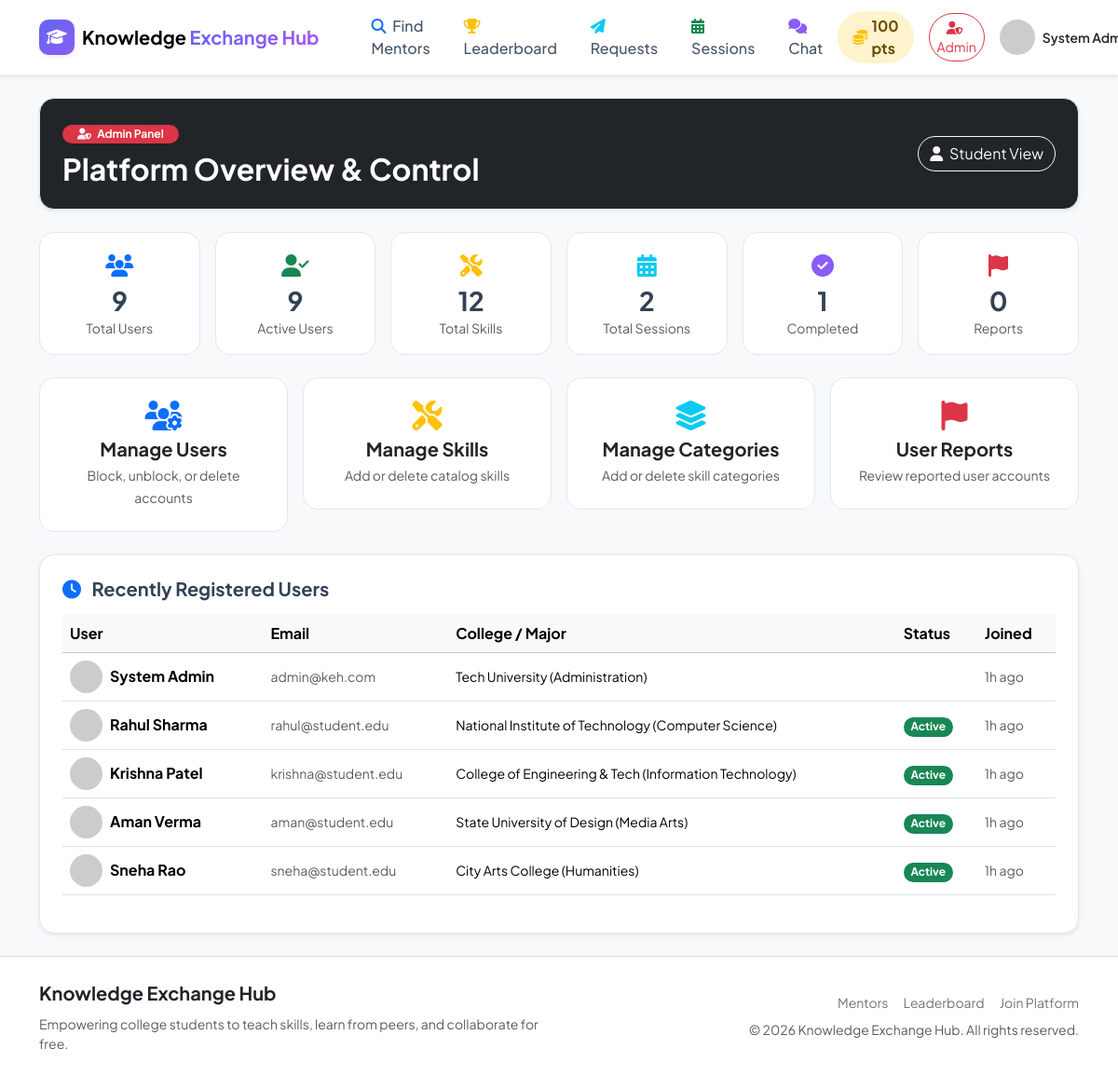
Page /admin/dashboard.php (signed in) on the committed database.
### tables this page shows
CREATE TABLE IF NOT EXISTS `users` (
  `id` INT AUTO_INCREMENT PRIMARY KEY,
  `name` VARCHAR(100) NOT NULL,
  `email` VARCHAR(150) NOT NULL UNIQUE,
  `password` VARCHAR(255) NOT NULL,
  `profile_photo` VARCHAR(255) DEFAULT 'default_avatar.png',
  `college` VARCHAR(150) DEFAULT NULL,
  `department` VARCHAR(100) DEFAULT NULL,
  `bio` TEXT DEFAULT NULL,
  `points` INT DEFAULT 0,
  `is_admin` TINYINT(1) DEFAULT 0,
  `is_blocked` TINYINT(1) DEFAULT 0,
  `created_at` DATETIME DEFAULT CURRENT_TIMESTAMP
);

### includes/functions.php (called while the page is built, shortened)
<?php
function e($string) {
    return htmlspecialchars($string ?? '', ENT_QUOTES, 'UTF-8');
}
function format_time($datetime) {
    $time = strtotime($datetime);
    $diff = time() - $time;
    if ($diff < 86400) return floor($diff / 3600) . "h ago";
    return date("M j, Y g:i A", $time);
}
?>

### includes/auth-check.php (called while the page is built, shortened)
<?php
require_once __DIR__ . '/db.php';
$stmt = $pdo->prepare("SELECT * FROM users WHERE id = ?");
$stmt->execute([$_SESSION['user_id']]);
?>

### includes/admin-check.php (called while the page is built, shortened)
<?php
require_once __DIR__ . '/auth-check.php';
?>

### admin/dashboard.php (the view, shortened to what this page needs)
<?php
require_once __DIR__ . '/../includes/admin-check.php';
require_once __DIR__ . '/../includes/functions.php';
$total_users = $pdo->query("SELECT COUNT(*) FROM users WHERE is_admin = 0")->fetchColumn();
$active_users = $pdo->query("SELECT COUNT(*) FROM users WHERE is_admin = 0 AND is_blocked = 0")->fetchColumn();
$total_skills = $pdo->query("SELECT COUNT(*) FROM skills")->fetchColumn();
$total_sessions = $pdo->query("SELECT COUNT(*) FROM sessions")->fetchColumn();
$completed_sessions = $pdo->query("SELECT COUNT(*) FROM sessions WHERE status = 'completed'")->fetchColumn();
$pending_reports = $pdo->query("SELECT COUNT(*) FROM reports WHERE status = 'pending'")->fetchColumn();
$recent_users = $pdo->query("SELECT * FROM users ORDER BY created_at DESC LIMIT 5")->fetchAll();
require_once __DIR__ . '/../includes/header.php';
require_once __DIR__ . '/../includes/navbar.php';
?>
<div class="container py-4">
    <div class="keh-card p-4 mb-4 bg-dark text-white shadow-sm rounded-4">
        <div class="d-flex align-items-center justify-content-between">
            <div>
                <span class="badge bg-danger rounded-pill px-3 py-1 mb-2"><i class="fas fa-user-shield me-1"></i> Admin Panel</span>
                <h2 class="fw-bold text-white mb-0">Platform Overview &amp; Control</h2>
            </div>
            <div>
                <a href="../dashboard.php" class="btn btn-outline-light rounded-pill"><i class="fas fa-user me-1"></i> Student View</a>
            </div>
        </div>
    </div>
    <div class="row g-3 mb-4">
        <div class="col-6 col-md-4 col-lg-2">
            <div class="keh-card p-3 text-center h-100">
                <div class="text-primary mb-1 fs-4"><i class="fas fa-users"></i></div>
                <h3 class="fw-bold mb-0"><?= (int)$total_users ?></h3>
                <span class="text-muted small">Total Users</span>
            </div>
        </div>
        <div class="col-6 col-md-4 col-lg-2">
            <div class="keh-card p-3 text-center h-100">
                <div class="text-success mb-1 fs-4"><i class="fas fa-user-check"></i></div>
                <h3 class="fw-bold mb-0"><?= (int)$active_users ?></h3>
                <span class="text-muted small">Active Users</span>
            </div>
        </div>
        <div class="col-6 col-md-4 col-lg-2">
            <div class="keh-card p-3 text-center h-100">
                <div class="text-warning mb-1 fs-4"><i class="fas fa-tools"></i></div>
                <h3 class="fw-bold mb-0"><?= (int)$total_skills ?></h3>
                <span class="text-muted small">Total Skills</span>
            </div>
        </div>
        <div class="col-6 col-md-4 col-lg-2">
            <div class="keh-card p-3 text-center h-100">
                <div class="text-info mb-1 fs-4"><i class="fas fa-calendar-alt"></i></div>
                <h3 class="fw-bold mb-0"><?= (int)$total_sessions ?></h3>
                <span class="text-muted small">Total Sessions</span>
            </div>
        </div>
        <div class="col-6 col-md-4 col-lg-2">
            <div class="keh-card p-3 text-center h-100">
                <div class="text-purple mb-1 fs-4"><i class="fas fa-check-circle"></i></div>
                <h3 class="fw-bold mb-0"><?= (int)$completed_sessions ?></h3>
                <span class="text-muted small">Completed</span>
            </div>
        </div>
        <div class="col-6 col-md-4 col-lg-2">
            <div class="keh-card p-3 text-center h-100">
                <div class="text-danger mb-1 fs-4"><i class="fas fa-flag"></i></div>
                <h3 class="fw-bold mb-0"><?= (int)$pending_reports ?></h3>
                <span class="text-muted small">Reports</span>
            </div>
        </div>
    </div>
    <div class="row g-3 mb-4">
        <div class="col-md-3">
            <a href="users.php" class="text-decoration-none">
                <div class="keh-card p-4 text-center hover-border-primary">
                    <i class="fas fa-users-cog fa-2x text-primary mb-2"></i>
                    <h5 class="fw-bold text-dark mb-1">Manage Users</h5>
                    <span class="text-muted small">Block, unblock, or delete accounts</span>
                </div>
            </a>
        </div>
        <div class="col-md-3">
            <a href="skills.php" class="text-decoration-none">
                <div class="keh-card p-4 text-center hover-border-primary">
                    <i class="fas fa-tools fa-2x text-warning mb-2"></i>
                    <h5 class="fw-bold text-dark mb-1">Manage Skills</h5>
                    <span class="text-muted small">Add or delete catalog skills</span>
                </div>
            </a>
        </div>
        <div class="col-md-3">
            <a href="categories.php" class="text-decoration-none">
                <div class="keh-card p-4 text-center hover-border-primary">
                    <i class="fas fa-layer-group fa-2x text-info mb-2"></i>
                    <h5 class="fw-bold text-dark mb-1">Manage Categories</h5>
                    <span class="text-muted small">Add or delete skill categories</span>
                </div>
            </a>
        </div>
        <div class="col-md-3">
            <a href="reports.php" class="text-decoration-none">
                <div class="keh-card p-4 text-center hover-border-primary">
                    <i class="fas fa-flag fa-2x text-danger mb-2"></i>
                    <h5 class="fw-bold text-dark mb-1">User Reports</h5>
                    <span class="text-muted small">Review reported user accounts</span>
                </div>
            </a>
        </div>
    </div>
    <div class="keh-card p-4 shadow-sm">
        <h5 class="fw-bold mb-3"><i class="fas fa-clock text-primary me-2"></i> Recently Registered Users</h5>
        <div class="table-responsive">
            <table class="table table-hover align-middle">
                <thead class="table-light">
                    <tr>
                        <th>User</th>
                        <th>Email</th>
                        <th>College / Major</th>
                        <th>Status</th>
                        <th>Joined</th>
                    </tr>
                </thead>
                <tbody>
                    <?php foreach ($recent_users as $u): ?>
                        <tr>
                            <td>
                                <div class="d-flex align-items-center gap-2">
                                    <img src="/KEH/uploads/profile_photos/<?= e($u['profile_photo']) ?>"
                                         onerror="this.src='https://ui-avatars.com/api/?name=<?= urlencode($u['name']) ?>&background=6366f1&color=fff';"
                                         alt="User" class="rounded-circle object-fit-cover" width="35" height="35">
                                    <span class="fw-bold"><?= e($u['name']) ?></span>
                                </div>
                            </td>
                            <td class="small text-muted"><?= e($u['email']) ?></td>
                            <td class="small"><?= e($u['college']) ?> (<?= e($u['department']) ?>)</td>
                            <td>
                                <?php if ($u['is_blocked']): ?>
                                    <span class="badge bg-danger rounded-pill">Blocked</span>
                                <?php elseif ($u['is_admin']): ?>
                                    <span class="badge bg-purple rounded-pill">Admin</span>
                                <?php else: ?>
                                    <span class="badge bg-success rounded-pill">Active</span>
                                <?php endif; ?>
                            </td>
                            <td class="small text-muted"><?= format_time($u['created_at']) ?></td>
                        </tr>
                    <?php endforeach; ?>
                </tbody>
            </table>
        </div>
    </div>
</div>
<?php require_once __DIR__ . '/../includes/footer.php'; ?>

### includes/navbar.php (shortened to what this page needs)
<?php
require_once __DIR__ . '/functions.php';
$is_logged_in = isset($_SESSION['user_id']);
$user = null;
if ($is_logged_in && isset($pdo)) {
    $stmt = $pdo->prepare("SELECT * FROM users WHERE id = ?");
    $stmt->execute([$_SESSION['user_id']]);
    $user = $stmt->fetch();
}
?>
<nav class="navbar navbar-expand-lg sticky-top custom-navbar shadow-sm">
    <div class="container">
        <a class="navbar-brand d-flex align-items-center gap-2" href="/KEH/index.php">
            <div class="brand-icon shadow-sm">
                <i class="fas fa-graduation-cap"></i>
            </div>
            <span class="brand-text fw-bold">Knowledge <span class="text-primary-gradient">Exchange Hub</span></span>
        </a>
        <div class="collapse navbar-collapse" id="navbarMain">
            <ul class="navbar-nav me-auto mb-2 mb-lg-0 ms-lg-4 gap-lg-1">
                <li class="nav-item">
                    <a class="nav-link px-3" href="/KEH/find-mentor.php"><i class="fas fa-search me-1 text-primary"></i> Find Mentors</a>
                </li>
                <li class="nav-item">
                    <a class="nav-link px-3" href="/KEH/leaderboard.php"><i class="fas fa-trophy me-1 text-warning"></i> Leaderboard</a>
                </li>
                <?php if ($is_logged_in): ?>
                <li class="nav-item">
                    <a class="nav-link px-3 position-relative" href="/KEH/requests.php">
                        <i class="fas fa-paper-plane me-1 text-info"></i> Requests
                    </a>
                </li>
                <li class="nav-item">
                    <a class="nav-link px-3" href="/KEH/my-sessions.php"><i class="fas fa-calendar-alt me-1 text-success"></i> Sessions</a>
                </li>
                <li class="nav-item">
                    <a class="nav-link px-3 position-relative" href="/KEH/chat.php">
                        <i class="fas fa-comments me-1 text-purple"></i> Chat
                    </a>
                </li>
                <?php endif; ?>
            </ul>
            <div class="d-flex align-items-center gap-3">
                <?php if ($is_logged_in && $user): ?>
                    <div class="points-pill bg-warning-subtle text-warning-emphasis fw-bold px-3 py-1 rounded-pill shadow-xs d-flex align-items-center gap-1" title="Your Total Points">
                        <i class="fas fa-coins text-warning"></i> <?= (int)$user['points'] ?> pts
                    </div>
                    <?php if (!empty($user['is_admin'])): ?>
                        <a href="/KEH/admin/dashboard.php" class="btn btn-outline-danger btn-sm rounded-pill font-weight-bold">
                            <i class="fas fa-user-shield me-1"></i> Admin
                        </a>
                    <?php endif; ?>
                    <div class="dropdown">
                        <a class="d-flex align-items-center text-decoration-none dropdown-toggle text-dark" href="#" role="button" data-bs-toggle="dropdown" aria-expanded="false">
                            <img src="/KEH/uploads/profile_photos/<?= e($user['profile_photo'] ?? 'default_avatar.png') ?>"
                                 onerror="this.src='https://ui-avatars.com/api/?name=<?= urlencode($user['name']) ?>&background=6366f1&color=fff';"
                                 alt="Profile" class="avatar-sm rounded-circle me-2 object-fit-cover shadow-xs" width="38" height="38">
                            <span class="fw-semibold small d-none d-md-inline-block"><?= e($user['name']); ?></span>
                        </a>
                    </div>
                <?php else: ?>
                    <a href="/KEH/login.php" class="btn btn-light text-primary fw-semibold px-4 rounded-pill">Log In</a>
                    <a href="/KEH/register.php" class="btn btn-primary fw-semibold px-4 rounded-pill shadow-sm">Get Started</a>
                <?php endif; ?>
            </div>
        </div>
    </div>
</nav>

### assets/css/custom.css (style rules this page uses)
:root { --primary-color: #6366f1; --primary-hover: #4f46e5; --primary-light: #eef2ff; --secondary-color: #06b6d4; --dark-color: #0f172a; --card-border: #e2e8f0; --purple-color: #8b5cf6; --font-main: 'Plus Jakarta Sans', -apple-system, BlinkMacSystemFont, sans-serif; }
body { font-family: var(--font-main); color: #334155; background-color: #f8fafc !important; }
.text-primary-gradient { background: linear-gradient(135deg, #6366f1 0%, #a855f7 100%); -webkit-background-clip: text; -webkit-text-fill-color: transparent; }
.custom-navbar { background-color: rgba(255, 255, 255, 0.92); backdrop-filter: blur(10px); border-bottom: 1px solid rgba(226, 232, 240, 0.8); }
.brand-icon { width: 38px; height: 38px; background: linear-gradient(135deg, #6366f1 0%, #8b5cf6 100%); color: white; border-radius: 10px; display: flex; align-items: center; justify-content: center; font-size: 1.1rem; }
.nav-link { font-weight: 500; color: #475569 !important; transition: color 0.2s ease; }
.keh-card { background: #ffffff; border: 1px solid var(--card-border); border-radius: 16px; transition: transform 0.25s ease, box-shadow 0.25s ease; }
.text-purple { color: #8b5cf6 !important; }

### rows in the picture
users: points "100", name "System…", name "System Admin", email "admin@keh.com", college "Tech University", department "Administration", created_at "1h ago"
users: name "Rahul Sharma", email "rahul@student.edu", college "National Institute of Technology", department "Computer Science", is_blocked "Active", created_at "1h ago"
users: name "Krishna Patel", email "krishna@student.edu", college "College of Engineering & Tech", department "Information Technology", is_blocked "Active", created_at "1h ago"
users: name "Aman Verma", email "aman@student.edu", college "State University of Design", department "Media Arts", is_blocked "Active", created_at "1h ago"
users: name "Sneha Rao", email "sneha@student.edu", college "City Arts College", department "Humanities", is_blocked "Active", created_at "1h ago"

### other values in the picture
$total_users "9"
$active_users "9"
$total_skills "12"
$total_sessions "2"
$completed_sessions "1"
$pending_reports "0"
